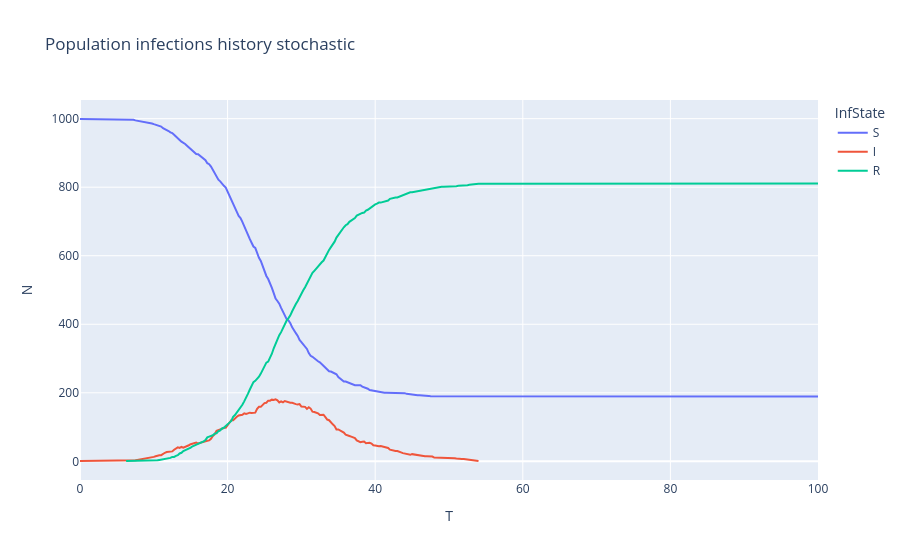

Notebook code cell kept with this figure:
### Code cell
stoch_epi_fig = px.line(stoch_full_history_df, x="T", y="N", color="InfState", title='Population infections history stochastic')
stoch_epi_fig.show()

### Figure 1 — Plotly figure (JSON) as saved in the notebook; plotly's stock layout.template omitted (floating-point values rounded to 4 significant figures; data arrays with more than 128 entries replaced by an {"elided": "..."} marker saying what was removed)
{"data": [{"hovertemplate": "InfState=S<br>T=%{x}<br>N=%{y}<extra></extra>", "legendgroup": "S", "line": {"color": "#636efa", "dash": "solid"}, "marker": {"symbol": "circle"}, "mode": "lines", "name": "S", "orientation": "v", "showlegend": true, "type": "scatter", "x": {"elided": "218 float values"}, "xaxis": "x", "y": {"elided": "218 float values"}, "yaxis": "y"}, {"hovertemplate": "InfState=I<br>T=%{x}<br>N=%{y}<extra></extra>", "legendgroup": "I", "line": {"color": "#EF553B", "dash": "solid"}, "marker": {"symbol": "circle"}, "mode": "lines", "name": "I", "orientation": "v", "showlegend": true, "type": "scatter", "x": {"elided": "217 float values"}, "xaxis": "x", "y": {"elided": "217 float values"}, "yaxis": "y"}, {"hovertemplate": "InfState=R<br>T=%{x}<br>N=%{y}<extra></extra>", "legendgroup": "R", "line": {"color": "#00cc96", "dash": "solid"}, "marker": {"symbol": "circle"}, "mode": "lines", "name": "R", "orientation": "v", "showlegend": true, "type": "scatter", "x": {"elided": "193 float values"}, "xaxis": "x", "y": {"elided": "193 float values"}, "yaxis": "y"}], "layout": {"legend": {"title": {"text": "InfState"}, "tracegroupgap": 0}, "title": {"text": "Population infections history stochastic"}, "xaxis": {"anchor": "y", "domain": [0, 1], "title": {"text": "T"}}, "yaxis": {"anchor": "x", "domain": [0, 1], "title": {"text": "N"}}}}
